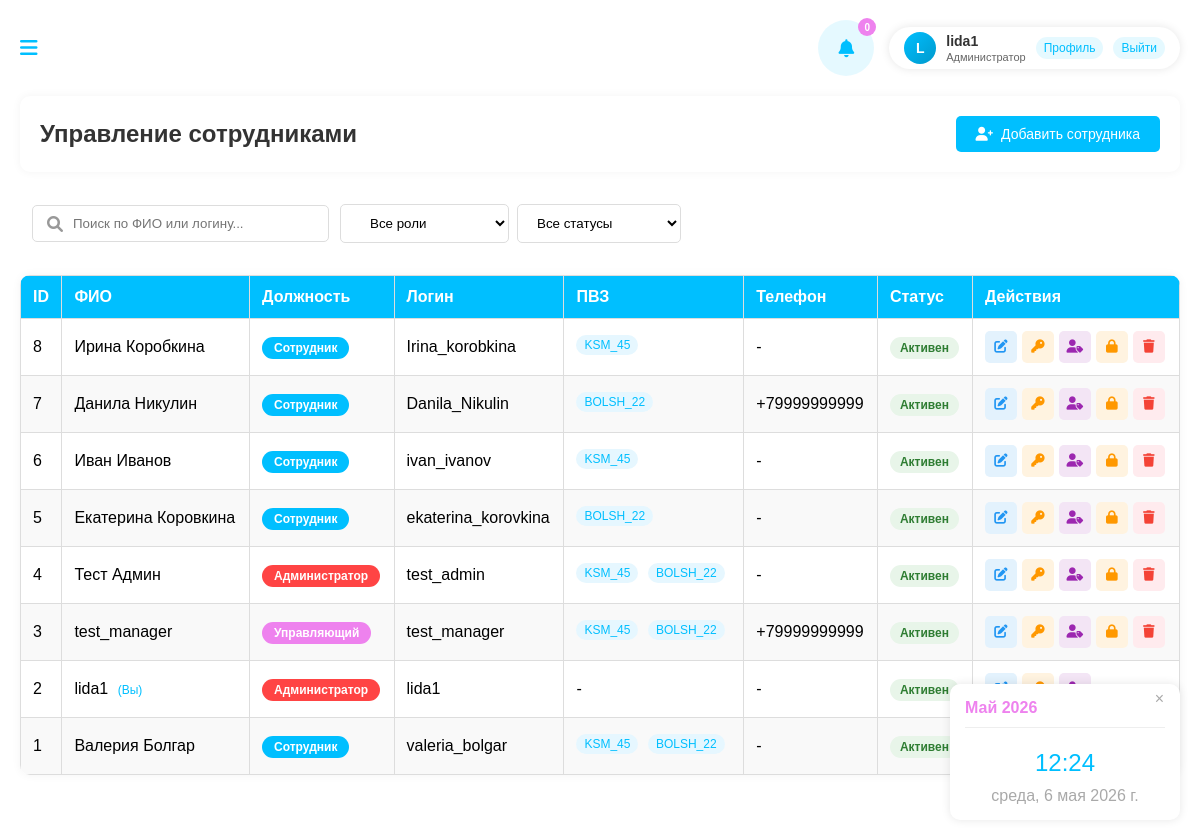
/users/ (signed in), run on the app's committed database.
### schedule_app/models.py (models this page shows, shortened)
class User(AbstractUser):
    ROLE_CHOICES = [
        ('employee', 'Сотрудник'),
        ('manager', 'Управляющий'),
        ('admin', 'Администратор'),
    ]
    worked_hours = models.IntegerField(default=0, verbose_name='Отработано часов')
    late_count = models.IntegerField(default=0, verbose_name='Количество опозданий')
    overtime_count = models.IntegerField(default=0, verbose_name='Количество переработок')
    role = models.CharField(max_length=20, choices=ROLE_CHOICES, default='employee')
    pvz = models.ManyToManyField('PVZ', blank=True, related_name='users')
    phone = models.CharField(max_length=20, blank=True)
    is_blocked = models.BooleanField(default=False, verbose_name='Заблокирован')
    is_online = models.BooleanField(default=False, verbose_name='Онлайн')
    last_activity = models.DateTimeField(null=True, blank=True, verbose_name='Последняя активность')
    @property
    def unread_notifications_count(self):
        return self.notifications.filter(is_read=False).count()
    @property
    def full_name(self):
        name_parts = []
        if self.first_name:
            name_parts.append(self.first_name)
        if self.last_name:
            name_parts.append(self.last_name)
        return ' '.join(name_parts) if name_parts else self.username
    def get_role_display(self):
        return dict(self.ROLE_CHOICES).get(self.role, self.role)

class PVZ(models.Model):
    pvz_name = models.CharField(max_length=100)
    pvz_work_schedule = models.CharField(max_length=100)
    pvz_contact_info = models.TextField()

### schedule_app/views.py (the view)
# urls.py: path('users/', views.users, name='users'),
@login_required
@user_passes_test(admin_required)
def users(request):
    users = User.objects.all().order_by('-date_joined')
    pvz_list = PVZ.objects.all()
    context = {
        'users': users,
        'pvz_list': pvz_list
    }
    return render(request, 'users.html', context)

### schedule_app/views.py (called while the page is built)
def admin_required(user):
    return user.is_authenticated and user.role == 'admin'

### templates/users.html (shortened to what this page needs)
{% extends "base.html" %}
{% load static %}
{% block content %}
<div class="page-header">
    <div style="display: flex; justify-content: space-between; align-items: center;">
        <h2>Управление сотрудниками</h2>
        <button class="btn btn-primary" onclick="openAddUserModal()" style="display: flex; align-items: center; gap: 8px;">
            <i class="fas fa-user-plus"></i> Добавить сотрудника
        </button>
    </div>
</div>
<div class="quick-actions" style="background: white; padding: 12px; border-radius: 8px; margin-bottom: 16px; display: flex; gap: 8px; flex-wrap: wrap; align-items: center;">
    <div class="search-box" style="flex: 1; max-width: 300px; position: relative;">
    <input type="text" id="searchInput" placeholder="Поиск по ФИО или логину..."
               style="width: 80%; padding: 10px 15px 10px 40px; border: 1px solid #ddd; border-radius: 5px;">
    <i class="fas fa-search" style="position: absolute; left: 15px; top: 50%; transform: translateY(-50%); color: #999;"></i>
    </div>
    <select id="roleFilter" style="padding: 10px 25px; border: 1px solid #ddd; border-radius: 5px; background: white;">
        <option value="">Все роли</option>
    </select>
    <select id="statusFilter" style="padding: 10px 15px; border: 1px solid #ddd; border-radius: 5px; background: white;">
        <option value="">Все статусы</option>
    </select>
</div>
<table class="users-table">
    <thead>
        <tr>
            <th>ID</th>
            <th>ФИО</th>
            <th>Должность</th>
            <th>Логин</th>
            <th>ПВЗ</th>
            <th>Телефон</th>
            <th>Статус</th>
            <th>Действия</th>
        </tr>
    </thead>
    <tbody id="usersTableBody">
        {% for user_obj in users %}
        <tr data-user-id="{{ user_obj.id }}"
            data-role="{{ user_obj.role }}"
            data-status="{% if user_obj.is_blocked %}blocked{% else %}active{% endif %}"
            data-name="{{ user_obj.full_name|lower }}"
            data-username="{{ user_obj.username|lower }}">
            <td>{{ user_obj.id }}</td>
            <td>
                {% if user_obj.full_name %}
                    {{ user_obj.full_name }}
                {% else %}
                    <span style="color: #999; font-style: italic;">Не указано</span>
                {% endif %}
                {% if user_obj == user %}
                    <span style="color: #00BFFF; font-size: 12px; margin-left: 5px;">(Вы)</span>
                {% endif %}
            </td>
            <td>
                <span class="role-badge
                    {% if user_obj.role == 'admin' %}role-admin
                    {% elif user_obj.role == 'manager' %}role-manager
                    {% else %}role-employee{% endif %}">
                    {{ user_obj.get_role_display }}
                </span>
            </td>
            <td>{{ user_obj.username }}</td>
            <td>
                {% for pvz in user_obj.pvz.all %}
                    <span style="background: #e6f7ff; color: #00BFFF; padding: 3px 8px; border-radius: 12px; font-size: 12px; margin-right: 5px; display: inline-block; margin-bottom: 5px;">
                        {{ pvz.pvz_name }}
                    </span>
                {% empty %}
                    -
                {% endfor %}
            </td>
            <td>{{ user_obj.phone|default:"-" }}</td>
            <td>
                {% if user_obj.is_blocked %}
                    <span style="background: #ffebee; color: #c62828; padding: 4px 10px; border-radius: 12px; font-size: 12px; font-weight: bold;">
                        Заблокирован
                    </span>
                {% elif not user_obj.is_active %}
                    <span style="background: #fff3e0; color: #ff9800; padding: 4px 10px; border-radius: 12px; font-size: 12px; font-weight: bold;">
                        Неактивен
                    </span>
                {% else %}
                    <span style="background: #e8f5e9; color: #2e7d32; padding: 4px 10px; border-radius: 12px; font-size: 12px; font-weight: bold;">
                        Активен
                    </span>
                {% endif %}
            </td>
            <td>
                <div style="display: flex; gap: 5px;">
                    <button class="btn-action edit" onclick="editUser({{ user_obj.id }})" title="Редактировать"
                            style="width: 32px; height: 32px; border: none; border-radius: 5px; cursor: pointer; background: #e3f2fd; color: #2196f3; display: flex; align-items: center; justify-content: center;">
                        <i class="fas fa-edit"></i>
                    </button>
                    <button class="btn-action password" onclick="changePassword({{ user_obj.id }})" title="Сменить пароль"
                            style="width: 32px; height: 32px; border: none; border-radius: 5px; cursor: pointer; background: #fff3e0; color: #ff9800; display: flex; align-items: center; justify-content: center;">
                        <i class="fas fa-key"></i>
                    </button>
                    <button class="btn-action role" onclick="changeRole({{ user_obj.id }})" title="Изменить роль"
                            style="width: 32px; height: 32px; border: none; border-radius: 5px; cursor: pointer; background: #f3e5f5; color: #9c27b0; display: flex; align-items: center; justify-content: center;">
                        <i class="fas fa-user-tag"></i>
                    </button>
                    {% if user_obj != user %}
                        {% if user_obj.is_blocked %}
                            <button class="btn-action unblock" onclick="toggleBlock({{ user_obj.id }})" title="Разблокировать"
                                    style="width: 32px; height: 32px; border: none; border-radius: 5px; cursor: pointer; background: #e8f5e9; color: #4caf50; display: flex; align-items: center; justify-content: center;">
                                <i class="fas fa-unlock"></i>
                            </button>
                        {% else %}
                            <button class="btn-action block" onclick="toggleBlock({{ user_obj.id }})" title="Заблокировать"
                                    style="width: 32px; height: 32px; border: none; border-radius: 5px; cursor: pointer; background: #fff3e0; color: #ff9800; display: flex; align-items: center; justify-content: center;">
                                <i class="fas fa-lock"></i>
                            </button>
                        {% endif %}
                        <button class="btn-action delete" onclick="deleteUser({{ user_obj.id }})" title="Удалить"
                                style="width: 32px; height: 32px; border: none; border-radius: 5px; cursor: pointer; background: #ffebee; color: #f44336; display: flex; align-items: center; justify-content: center;">
                            <i class="fas fa-trash"></i>
                        </button>
                    {% endif %}
                </div>
            </td>
        </tr>
        {% endfor %}
    </tbody>
</table>
{% endblock %}

### templates/base.html (shortened to what this page needs)
<!DOCTYPE html>
<html lang="ru">
<head>
    <link rel="stylesheet" href="https://cdnjs.cloudflare.com/ajax/libs/font-awesome/6.0.0-beta3/css/all.min.css">
    {% load static %}
    <link rel="stylesheet" href="{% static 'css/main.css' %}">
</head>
<body>
    <div class="main-content">
        {% block header %}
        <div class="header">
            <div class="menu-toggle">
                <i class="fas fa-bars"></i>
            </div>
            <div class="header-right">
                <div class="notification-compact">
                    <i class="fas fa-bell"></i>
                    {% if user.is_authenticated %}
                    <span class="notification-badge-compact" id="notificationBadge">{{ user.unread_notifications_count }}</span>
                    {% else %}
                    <span class="notification-badge-compact" id="notificationBadge">0</span>
                    {% endif %}
                </div>
                {% if user.is_authenticated %}
                <div class="user-menu" id="userMenu">
                    <div class="user-avatar" title="Нажмите для сворачивания">
                        {{ user.first_name|first|default:user.username|first|upper }}
                    </div>
                    <div class="user-details">
                        <div class="user-name">{{ user.first_name|default:user.username }}</div>
                        <div class="user-role-compact">
                            {% if user.role == 'admin' %}Администратор
                            {% elif user.role == 'manager' %}Управляющий
                            {% else %}Сотрудник{% endif %}
                        </div>
                    </div>
                    <div class="header-links">
                        <a href="{% url 'profile' %}" class="header-link">Профиль</a>
                        <form action="{% url 'logout' %}" method="post" style="display: inline;">
                            <button type="submit" class="header-link" style="background: none; border: none; cursor: pointer; color: #00BFFF; font-size: 12px; padding: 4px 8px; border-radius: 12px; transition: all 0.3s ease; background: rgba(0, 191, 255, 0.1);">
                                Выйти
                            </button>
                        </form>
                    </div>
                </div>
                {% endif %}
            </div>
        </div>
        {% endblock %}
        <div class="content">
            {% block content %}
            {% endblock %}
        </div>
    </div>
    <div class="calendar-time">
        <button class="toggle-btn">×</button>
        <div class="calendar-content">
            <h4>{% now "F Y" %}</h4>
            <div class="time">{% now "H:i" %}</div>
            <div class="date">{% now "l, j F Y" %}</div>
        </div>
    </div>
</body>
</html>

### data on the page
User: unread_notifications_count "0", first_name|first "L", first_name "lida1", id "2", full_name "lida1", shows "(Вы)", role "Администратор", username "lida1", phone "-", is_blocked "Активен"
User: id "8", full_name "Ирина Коробкина", role "Сотрудник", username "Irina_korobkina", phone "-", is_blocked "Активен"
PVZ: pvz_name "KSM_45"
User: id "7", full_name "Данила Никулин", role "Сотрудник", username "Danila_Nikulin", phone "+79999999999", is_blocked "Активен"
PVZ: pvz_name "BOLSH_22"
User: id "6", full_name "Иван Иванов", role "Сотрудник", username "ivan_ivanov", phone "-", is_blocked "Активен"
User: id "5", full_name "Екатерина Коровкина", role "Сотрудник", username "ekaterina_korovkina", phone "-", is_blocked "Активен"
User: id "4", full_name "Тест Админ", role "Администратор", username "test_admin", phone "-", is_blocked "Активен"
User: id "3", full_name "test_manager", role "Управляющий", username "test_manager", phone "+79999999999", is_blocked "Активен"
User: id "1", full_name "Валерия Болгар", role "Сотрудник", username "valeria_bolgar", phone "-", is_blocked "Активен"
